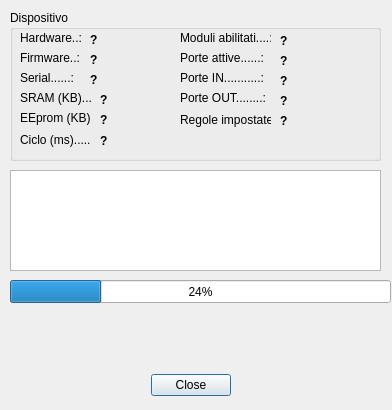
<?xml version="1.0" encoding="UTF-8"?>
<ui version="4.0">
 <class>Dialog_SerialSync</class>
 <widget class="QDialog" name="Dialog_SerialSync">
  <property name="geometry">
   <rect>
    <x>0</x>
    <y>0</y>
    <width>392</width>
    <height>410</height>
   </rect>
  </property>
  <property name="windowTitle">
   <string>Dialog</string>
  </property>
  <widget class="QGroupBox" name="groupBox_2">
   <property name="geometry">
    <rect>
     <x>10</x>
     <y>10</y>
     <width>371</width>
     <height>151</height>
    </rect>
   </property>
   <property name="title">
    <string>Dispositivo</string>
   </property>
   <widget class="QLabel" name="lb_modules">
    <property name="geometry">
     <rect>
      <x>270</x>
      <y>20</y>
      <width>21</width>
      <height>21</height>
     </rect>
    </property>
    <property name="font">
     <font>
      <weight>75</weight>
      <bold>true</bold>
     </font>
    </property>
    <property name="text">
     <string>?</string>
    </property>
   </widget>
   <widget class="QLabel" name="lb_rules">
    <property name="geometry">
     <rect>
      <x>270</x>
      <y>100</y>
      <width>21</width>
      <height>21</height>
     </rect>
    </property>
    <property name="font">
     <font>
      <weight>75</weight>
      <bold>true</bold>
     </font>
    </property>
    <property name="text">
     <string>?</string>
    </property>
   </widget>
   <widget class="QLabel" name="lb_memory">
    <property name="geometry">
     <rect>
      <x>90</x>
      <y>80</y>
      <width>41</width>
      <height>20</height>
     </rect>
    </property>
    <property name="font">
     <font>
      <weight>75</weight>
      <bold>true</bold>
     </font>
    </property>
    <property name="text">
     <string>?</string>
    </property>
   </widget>
   <widget class="QLabel" name="label_10">
    <property name="geometry">
     <rect>
      <x>170</x>
      <y>40</y>
      <width>91</width>
      <height>16</height>
     </rect>
    </property>
    <property name="text">
     <string>Porte attive......:</string>
    </property>
   </widget>
   <widget class="QLabel" name="lb_hardware">
    <property name="geometry">
     <rect>
      <x>80</x>
      <y>20</y>
      <width>51</width>
      <height>20</height>
     </rect>
    </property>
    <property name="font">
     <font>
      <weight>75</weight>
      <bold>true</bold>
     </font>
    </property>
    <property name="text">
     <string>?</string>
    </property>
   </widget>
   <widget class="QLabel" name="lb_cycle">
    <property name="geometry">
     <rect>
      <x>90</x>
      <y>120</y>
      <width>41</width>
      <height>21</height>
     </rect>
    </property>
    <property name="font">
     <font>
      <weight>75</weight>
      <bold>true</bold>
     </font>
    </property>
    <property name="text">
     <string>?</string>
    </property>
   </widget>
   <widget class="QLabel" name="label_11">
    <property name="geometry">
     <rect>
      <x>170</x>
      <y>20</y>
      <width>91</width>
      <height>16</height>
     </rect>
    </property>
    <property name="text">
     <string>Moduli abilitati....:</string>
    </property>
   </widget>
   <widget class="QLabel" name="label_12">
    <property name="geometry">
     <rect>
      <x>170</x>
      <y>60</y>
      <width>91</width>
      <height>16</height>
     </rect>
    </property>
    <property name="text">
     <string>Porte IN...........:</string>
    </property>
   </widget>
   <widget class="QLabel" name="label_13">
    <property name="geometry">
     <rect>
      <x>170</x>
      <y>100</y>
      <width>91</width>
      <height>20</height>
     </rect>
    </property>
    <property name="text">
     <string>Regole impostate.:</string>
    </property>
   </widget>
   <widget class="QLabel" name="label_14">
    <property name="geometry">
     <rect>
      <x>10</x>
      <y>80</y>
      <width>71</width>
      <height>16</height>
     </rect>
    </property>
    <property name="text">
     <string>SRAM (KB)...:</string>
    </property>
   </widget>
   <widget class="QLabel" name="lb_total">
    <property name="geometry">
     <rect>
      <x>270</x>
      <y>40</y>
      <width>21</width>
      <height>21</height>
     </rect>
    </property>
    <property name="font">
     <font>
      <weight>75</weight>
      <bold>true</bold>
     </font>
    </property>
    <property name="text">
     <string>?</string>
    </property>
   </widget>
   <widget class="QLabel" name="lb_in">
    <property name="geometry">
     <rect>
      <x>270</x>
      <y>60</y>
      <width>21</width>
      <height>21</height>
     </rect>
    </property>
    <property name="font">
     <font>
      <weight>75</weight>
      <bold>true</bold>
     </font>
    </property>
    <property name="text">
     <string>?</string>
    </property>
   </widget>
   <widget class="QLabel" name="label_15">
    <property name="geometry">
     <rect>
      <x>10</x>
      <y>40</y>
      <width>61</width>
      <height>16</height>
     </rect>
    </property>
    <property name="text">
     <string>Firmware..:</string>
    </property>
   </widget>
   <widget class="QLabel" name="lb_firmware">
    <property name="geometry">
     <rect>
      <x>80</x>
      <y>40</y>
      <width>51</width>
      <height>20</height>
     </rect>
    </property>
    <property name="font">
     <font>
      <weight>75</weight>
      <bold>true</bold>
     </font>
    </property>
    <property name="text">
     <string>?</string>
    </property>
   </widget>
   <widget class="QLabel" name="label_16">
    <property name="geometry">
     <rect>
      <x>10</x>
      <y>20</y>
      <width>61</width>
      <height>16</height>
     </rect>
    </property>
    <property name="text">
     <string>Hardware..: </string>
    </property>
   </widget>
   <widget class="QLabel" name="label_17">
    <property name="geometry">
     <rect>
      <x>10</x>
      <y>120</y>
      <width>71</width>
      <height>20</height>
     </rect>
    </property>
    <property name="text">
     <string>Ciclo (ms).....:</string>
    </property>
   </widget>
   <widget class="QLabel" name="label_18">
    <property name="geometry">
     <rect>
      <x>170</x>
      <y>80</y>
      <width>91</width>
      <height>16</height>
     </rect>
    </property>
    <property name="text">
     <string>Porte OUT........:</string>
    </property>
   </widget>
   <widget class="QLabel" name="lb_out">
    <property name="geometry">
     <rect>
      <x>270</x>
      <y>80</y>
      <width>21</width>
      <height>21</height>
     </rect>
    </property>
    <property name="font">
     <font>
      <weight>75</weight>
      <bold>true</bold>
     </font>
    </property>
    <property name="text">
     <string>?</string>
    </property>
   </widget>
   <widget class="QLabel" name="label_19">
    <property name="geometry">
     <rect>
      <x>10</x>
      <y>100</y>
      <width>71</width>
      <height>16</height>
     </rect>
    </property>
    <property name="text">
     <string>EEprom (KB)..:</string>
    </property>
   </widget>
   <widget class="QLabel" name="lb_eeprom">
    <property name="geometry">
     <rect>
      <x>90</x>
      <y>100</y>
      <width>41</width>
      <height>20</height>
     </rect>
    </property>
    <property name="font">
     <font>
      <weight>75</weight>
      <bold>true</bold>
     </font>
    </property>
    <property name="text">
     <string>?</string>
    </property>
   </widget>
   <widget class="QLabel" name="label_20">
    <property name="geometry">
     <rect>
      <x>10</x>
      <y>60</y>
      <width>71</width>
      <height>16</height>
     </rect>
    </property>
    <property name="text">
     <string>Serial......:</string>
    </property>
   </widget>
   <widget class="QLabel" name="lb_serial">
    <property name="geometry">
     <rect>
      <x>80</x>
      <y>60</y>
      <width>51</width>
      <height>20</height>
     </rect>
    </property>
    <property name="font">
     <font>
      <weight>75</weight>
      <bold>true</bold>
     </font>
    </property>
    <property name="text">
     <string>?</string>
    </property>
   </widget>
  </widget>
  <widget class="QDialogButtonBox" name="buttonBox">
   <property name="geometry">
    <rect>
     <x>10</x>
     <y>370</y>
     <width>361</width>
     <height>31</height>
    </rect>
   </property>
   <property name="standardButtons">
    <set>QDialogButtonBox::Close</set>
   </property>
   <property name="centerButtons">
    <bool>true</bool>
   </property>
  </widget>
  <widget class="QProgressBar" name="pBar">
   <property name="geometry">
    <rect>
     <x>10</x>
     <y>280</y>
     <width>381</width>
     <height>23</height>
    </rect>
   </property>
   <property name="value">
    <number>24</number>
   </property>
  </widget>
  <widget class="QPlainTextEdit" name="logBox">
   <property name="geometry">
    <rect>
     <x>10</x>
     <y>170</y>
     <width>371</width>
     <height>101</height>
    </rect>
   </property>
  </widget>
 </widget>
 <resources/>
 <connections/>
</ui>
